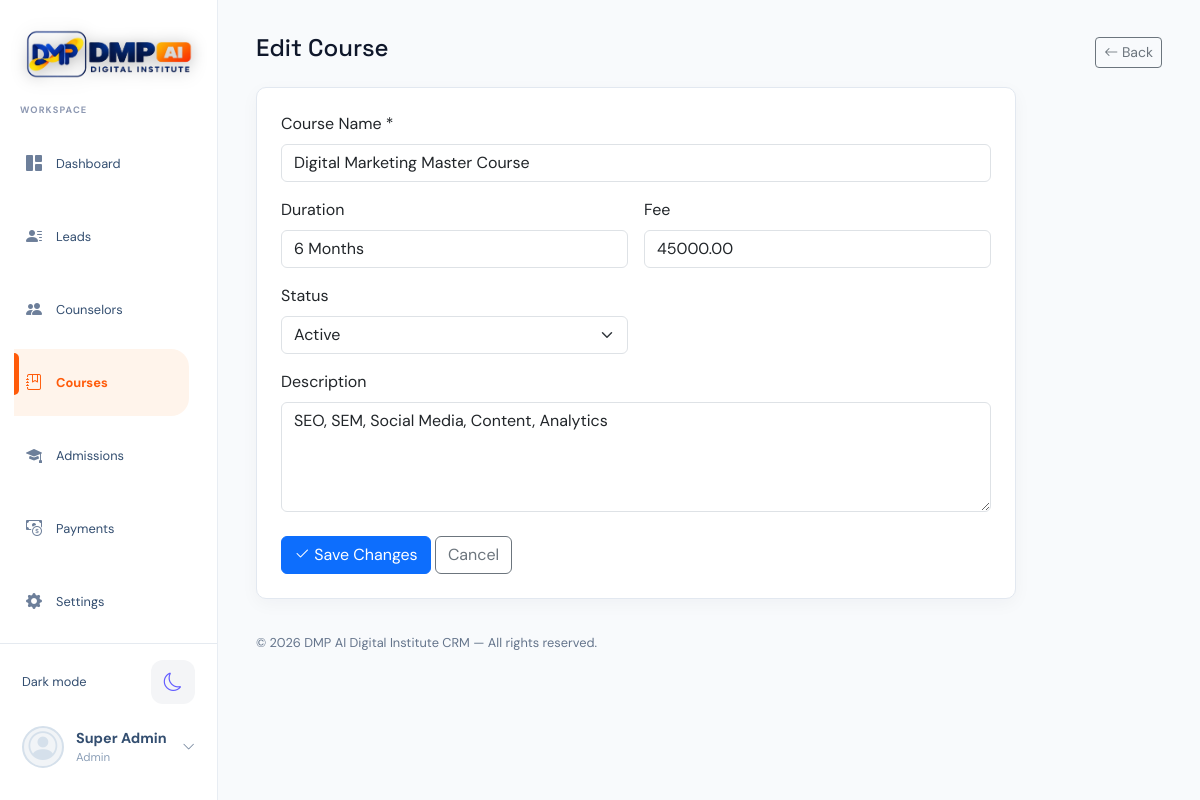
Screenshot of /modules/courses/edit.php?id=1 (signed in) with the database file from the repository.
### tables this page shows
CREATE TABLE users (
    id INT AUTO_INCREMENT PRIMARY KEY,
    name VARCHAR(100) NOT NULL,
    email VARCHAR(150) NOT NULL UNIQUE,
    phone VARCHAR(20),
    photo_path VARCHAR(255),
    password VARCHAR(255) NOT NULL,
    role ENUM('admin','manager','counselor') NOT NULL DEFAULT 'counselor',
    status ENUM('active','inactive') NOT NULL DEFAULT 'active',
    monthly_target INT DEFAULT 0,
    created_at TIMESTAMP DEFAULT CURRENT_TIMESTAMP,
    updated_at TIMESTAMP DEFAULT CURRENT_TIMESTAMP ON UPDATE CURRENT_TIMESTAMP
);

CREATE TABLE courses (
    id INT AUTO_INCREMENT PRIMARY KEY,
    name VARCHAR(150) NOT NULL,
    duration VARCHAR(50),
    fee DECIMAL(10,2) NOT NULL DEFAULT 0,
    description TEXT,
    status ENUM('active','inactive') DEFAULT 'active',
    created_at TIMESTAMP DEFAULT CURRENT_TIMESTAMP
);

### includes/auth.php (called while the page is built, shortened)
<?php
require_once __DIR__ . '/../config/config.php';
function current_user_id() {
    return $_SESSION['user_id'] ?? null;
}
function current_user_role() {
    if (isset($_SESSION['user_role']) && $_SESSION['user_role'] !== '') {
        return $_SESSION['user_role'];
    }
    $userId = current_user_id();
    global $pdo;
    $stmt = $pdo->prepare('SELECT role FROM users WHERE id = ? LIMIT 1');
    $stmt->execute([$userId]);
    $role = $stmt->fetchColumn();
    return $role;
}
function is_admin() {
    return current_user_role() === 'admin';
}
function e($str) {
    return htmlspecialchars($str ?? '', ENT_QUOTES, 'UTF-8');
}

### modules/courses/edit.php (the view, shortened to what this page needs)
<?php
require_once __DIR__ . '/../../config/config.php';
require_once __DIR__ . '/../../includes/auth.php';
$id = (int)($_GET['id'] ?? $_POST['id'] ?? 0);
$stmt = $pdo->prepare('SELECT * FROM courses WHERE id = ?');
$stmt->execute([$id]);
$course = $stmt->fetch();
$pageTitle = 'Edit Course'; require __DIR__ . '/../../includes/header.php';
?>
<div class="d-flex justify-content-between align-items-center mb-3"><h4>Edit Course</h4><a href="list.php" class="btn btn-outline-secondary btn-sm"><i class="bi bi-arrow-left"></i> Back</a></div>
<div class="card card-stat form-card p-4"><form method="POST"><?= csrf_field() ?><input type="hidden" name="id" value="<?= $id ?>"><div class="mb-3"><label class="form-label">Course Name *</label><input name="name" class="form-control" value="<?= e($course['name']) ?>" required></div><div class="row g-3"><div class="col-md-6"><label class="form-label">Duration</label><input name="duration" class="form-control" value="<?= e($course['duration']) ?>"></div><div class="col-md-6"><label class="form-label">Fee</label><input type="number" step="0.01" min="0" name="fee" class="form-control" value="<?= e($course['fee']) ?>" required></div><div class="col-md-6"><label class="form-label">Status</label><select name="status" class="form-select"><option value="active" <?= $course['status'] === 'active' ? 'selected' : '' ?>>Active</option><option value="inactive" <?= $course['status'] === 'inactive' ? 'selected' : '' ?>>Inactive</option></select></div></div><div class="mt-3"><label class="form-label">Description</label><textarea name="description" class="form-control" rows="4"><?= e($course['description']) ?></textarea></div><div class="mt-4"><button class="btn btn-primary"><i class="bi bi-check2"></i> Save Changes</button> <a href="list.php" class="btn btn-outline-secondary">Cancel</a></div></form></div>
<?php require __DIR__ . '/../../includes/footer.php'; ?>

### includes/header.php (shortened to what this page needs)
<?php
require_once __DIR__ . '/auth.php';
?>
<!DOCTYPE html>
<html lang="en">
<head>
<link href="https://cdn.jsdelivr.net/npm/bootstrap@5.3.3/dist/css/bootstrap.min.css" rel="stylesheet">
<link rel="stylesheet" href="https://cdn.jsdelivr.net/npm/bootstrap-icons@1.11.3/font/bootstrap-icons.css">
<link rel="stylesheet" href="https://cdn.jsdelivr.net/npm/datatables.net-bs5@1.13.11/css/dataTables.bootstrap5.min.css">
<link href="<?= BASE_URL ?>/assets/css/style.css" rel="stylesheet">
</head>
<body>
<?php $currentPage = basename($_SERVER['PHP_SELF']); ?>
<?php
$headerUserStmt = $pdo->prepare('SELECT name, role, phone, photo_path FROM users WHERE id = ? LIMIT 1');
$headerUserStmt->execute([current_user_id()]);
$headerUser = $headerUserStmt->fetch() ?: ['name' => $_SESSION['user_name'] ?? '', 'role' => $_SESSION['user_role'] ?? '', 'phone' => '', 'photo_path' => null];
?>
<aside class="app-sidebar offcanvas" id="appSidebar" tabindex="-1">
  <div class="sidebar-brand">
    <a href="<?= BASE_URL ?>/dashboard.php"><img class="brand-logo" src="<?= BASE_URL ?>/assets/dmp-brand-logo.png" alt="DMP AI Digital Institute"></a>
  </div>
  <div class="sidebar-label">Workspace</div>
  <nav class="sidebar-nav" aria-label="Main navigation">
      <a class="sidebar-link <?= $currentPage === 'dashboard.php' ? 'active' : '' ?>" href="<?= BASE_URL ?>/dashboard.php"><i class="bi bi-grid-1x2-fill"></i><span>Dashboard</span></a>
      <a class="sidebar-link <?= in_array($currentPage, ['list.php', 'add.php', 'view.php', 'import.php', 'webhook.php'], true) && str_contains($_SERVER['PHP_SELF'], '/leads/') ? 'active' : '' ?>" href="<?= BASE_URL ?>/modules/leads/list.php"><i class="bi bi-person-lines-fill"></i><span>Leads</span></a>
      <?php if (is_admin() || is_manager()): ?>
      <a class="sidebar-link <?= str_contains($_SERVER['PHP_SELF'], '/counselors/') ? 'active' : '' ?>" href="<?= BASE_URL ?>/modules/counselors/list.php"><i class="bi bi-people-fill"></i><span>Counselors</span></a>
      <a class="sidebar-link <?= str_contains($_SERVER['PHP_SELF'], '/courses/') ? 'active' : '' ?>" href="<?= BASE_URL ?>/modules/courses/list.php"><i class="bi bi-journal-bookmark"></i><span>Courses</span></a>
      <?php endif; ?>
      <a class="sidebar-link <?= str_contains($_SERVER['PHP_SELF'], '/admissions/') ? 'active' : '' ?>" href="<?= BASE_URL ?>/modules/admissions/list.php"><i class="bi bi-mortarboard-fill"></i><span>Admissions</span></a>
      <a class="sidebar-link <?= str_contains($_SERVER['PHP_SELF'], '/payments/') ? 'active' : '' ?>" href="<?= BASE_URL ?>/modules/payments/list.php"><i class="bi bi-cash-coin"></i><span>Payments</span></a>
      <a class="sidebar-link <?= $currentPage === 'settings.php' ? 'active' : '' ?>" href="<?= BASE_URL ?>/settings.php"><i class="bi bi-gear-fill"></i><span>Settings</span></a>
  </nav>
  <div class="sidebar-footer">
    <button class="theme-toggle" type="button" aria-label="Switch to dark theme" title="Switch to dark theme">
    </button>
    <div class="dropdown profile-menu-wrapper">
      <button class="user-summary profile-menu-trigger dropdown-toggle" type="button" data-bs-toggle="dropdown" aria-expanded="false">
        <?php if (!empty($headerUser['photo_path'])): ?><img class="user-avatar-image" src="<?= BASE_URL . '/' . e($headerUser['photo_path']) ?>" alt=""><?php else: ?><span class="user-avatar-fallback"><i class="bi bi-person-circle"></i></span><?php endif; ?>
        <div class="user-summary-copy"><strong><?= e($headerUser['name']) ?></strong><small><?= e($headerUser['phone'] ?: ucfirst($headerUser['role'])) ?></small></div><i class="bi bi-chevron-down user-summary-chevron"></i>
      </button>
    </div>
  </div>
</aside>
<main class="app-main">
<div class="container-fluid page-content">

### assets/css/style.css (style rules this page uses)
:root { --sidebar-width: 218px; --ink: #0f172a; --muted: #64748b; --line: #e2e8f0; --surface: #ffffff; --canvas: #f8fafc; --accent: #1e1b4b; --accent-soft: #eef2ff; --brand-orange: #f47a3c; --brand-orange-deep: #d96328; --brand-yellow: #ffca28; }
body { background: var(--canvas); color: var(--ink); font-family: 'DM Sans', sans-serif; overflow-x: hidden; }
img, svg, canvas { max-width: 100%; }
.page-content, .page-content > .row, .page-content .card, .page-content .card-stat { min-width: 0; }
.page-content h4 { overflow-wrap: anywhere; }
.form-card { max-width: 760px; width: 100%; }
.page-content .btn { white-space: normal; }
.app-sidebar { background: #fff; border-right: 1px solid #e8edf3; color: #334e70; display: flex; flex-direction: column; height: 100dvh; left: 0; overflow: hidden; padding: 18px 14px 16px; position: fixed; top: 0; width: var(--sidebar-width); z-index: 1060; }
.sidebar-brand { flex-shrink: 0; }
.sidebar-brand a { display: block; padding: 4px 0 18px; text-decoration: none; }
.brand-logo { border-radius: 0; display: block; height: auto; max-width: 100%; padding: 0; width: 185px; }
.sidebar-brand .brand-logo { border: 0; box-shadow: none; filter: drop-shadow(0 2px 8px rgba(0,0,0,.3)); margin: 0 auto; }
.sidebar-label { color: #8d98b2; font-size: .58rem; font-weight: 700; letter-spacing: .12em; margin: 0 6px 12px; text-transform: uppercase; }
.sidebar-nav { display: grid; flex: 1 1 auto; gap: 6px; min-height: 0; overflow-y: auto; overscroll-behavior: contain; padding: 0 4px 8px 0; scrollbar-color: rgba(174,183,237,.45) transparent; scrollbar-gutter: stable; scrollbar-width: thin; }
.sidebar-link { align-items: center; border-radius: 0 18px 18px 0; color: #334e70; display: flex; font-size: .8rem; gap: 12px; min-height: 50px; padding: 11px 12px; text-decoration: none; transition: background .2s, color .2s, transform .2s; }
.sidebar-link i { color: #6d7f9a; font-size: 1rem; width: 18px; }
.sidebar-link.active { background: #fff4eb; box-shadow: none; color: #ff5b0a; font-weight: 700; position: relative; }
.sidebar-link.active::before { background: #ff5b0a; border-radius: 0 5px 5px 0; content: ''; height: 42px; left: 0; position: absolute; top: 4px; width: 5px; }
.sidebar-link.active i { color: #ff5b0a; }
.sidebar-footer { border-top: 1px solid #e5eaf0; flex-shrink: 0; margin: auto -14px -16px; padding: 16px 18px 24px; }
.profile-menu-wrapper { width: 100%; }
.user-summary { align-items: center; background: transparent; border: 0; border-radius: 10px; color: #334e70; display: flex; gap: 12px; margin-bottom: 0; padding: 8px 4px; text-align: left; width: 100%; }
.profile-menu-trigger::after { display: none; }
.user-summary > i, .user-avatar-fallback { align-items: center; color: #d5e0eb; display: inline-flex; font-size: 1.8rem; justify-content: center; }
.user-summary .user-avatar-fallback { background: #f1f4f7; border: 2px solid #d5e0eb; border-radius: 50%; height: 42px; width: 42px; }
.user-summary-copy { display: grid; min-width: 0; }
.user-summary > .user-summary-chevron { color: #71839b; font-size: .8rem; margin-left: auto; }
.user-summary strong { color: #334e70; font-size: .9rem; overflow: hidden; text-overflow: ellipsis; white-space: nowrap; }
.user-summary small { color: #8da0b8; font-size: .72rem; }
.theme-toggle { align-items: center; background: transparent; border: 0; border-radius: 10px; color: #334e70; display: flex; font-size: .8rem; justify-content: space-between; margin: 0 0 14px; padding: 0 4px; text-align: left; width: 100%; }
.app-main { margin-left: var(--sidebar-width); min-height: 100vh; }
.page-content { margin-top: 0; max-width: 1600px; padding: 34px 38px; }
.card-stat { background: var(--surface); border: 1px solid var(--line); border-radius: 10px; box-shadow: 0 5px 18px rgba(23,33,43,.04); }
.page-content h4, .page-content h5, .page-content h6 { font-family: 'Space Grotesk', sans-serif; }
@media (min-width: 992px) { .app-sidebar { transform: none !important; visibility: visible !important; } }

### rows the page displays
users: name "Super Admin", phone+role "Admin"
courses: name "Digital Marketing Master Course", duration "6 Months", fee "45000.00", status "Active", description "SEO, SEM, Social Media, Content, Analytics"

### other values shown
APP_NAME "DMP AI Digital Institute CRM"
